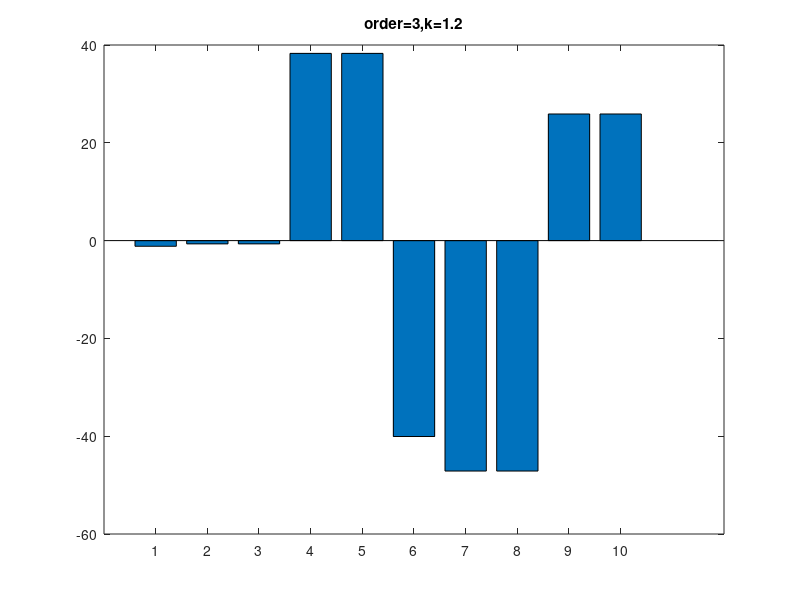

Write MATLAB code to recreate this figure.
clc;
clear all
x1=[0,0.2;0.1,0.1;0.2,0;0.1,0.3;0.2,0.2;0.3,0.1;0.1,0.2;0.2,0.1;0.1,0.4;0.2,0.3;0.3,0.2;0.4,0.1;0.2,0.5;0.3,0.4;0.4,0.3;0.5,0.2;0.3,0.6;0.6,0.3];
y1=[-1 -1 -1 -1 -1 -1 1 1 1 1 1 1 1 1 1 1 1 1];
P=1./(1+exp(-x1));
P1=ones(18,10);
for i=1:18
    P1(i,2)=x1(i,1);
    P1(i,3)=x1(i,2);
    P1(i,4)=x1(i,1)*x1(i,1);
    P1(i,5)=x1(i,2)*x1(i,2);
    P1(i,6)=x1(i,1)*x1(i,2);
    P1(i,7)=x1(i,1)*x1(i,1)*x1(i,1);
    P1(i,8)=x1(i,2)*x1(i,2)*x1(i,2);
    P1(i,9)=x1(i,1)*x1(i,2)*x1(i,1);
    P1(i,10)=x1(i,1)*x1(i,2)*x1(i,2);
end
Pt=P1.';
k=1.2;
Pow=1/(k-1);
a1=(Pt.^Pow)*P1;
a2=(Pt.^Pow);
a=inv(a1)*a2*y1.';
g=P1*a;
ernum=0;
for i=1:6
       if g(i)>0
        ernum=ernum+1;
    end
end
for i=7:18
    if g(i)<0
        ernum=ernum+1;
    end
end
fprintf('the error count is %d',ernum)
bar(a)
title('order=3,k=1.2')

